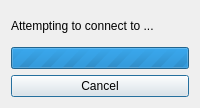
<?xml version="1.0" encoding="UTF-8"?>
<ui version="4.0">
 <class>ConnectingToServerDialog</class>
 <widget class="QDialog" name="ConnectingToServerDialog">
  <property name="windowTitle">
   <string>Connect to Server</string>
  </property>
  <property name="windowModality">
   <enum>Qt::NonModal</enum>
  </property>
  <layout class="QVBoxLayout" name="tableLayoutPanel1">
   <item>
    <widget class="QLabel" name="lblStatus">
     <property name="minimumSize">
      <size>
       <width>0</width>
       <height>30</height>
      </size>
     </property>
     <property name="text">
      <string>Attempting to connect to ...</string>
     </property>
     <property name="wordWrap">
      <bool>true</bool>
     </property>
    </widget>
   </item>
   <item>
    <widget class="QProgressBar" name="progressBar1">
     <property name="minimum">
      <number>0</number>
     </property>
     <property name="maximum">
      <number>0</number>
     </property>
     <property name="textVisible">
      <bool>false</bool>
     </property>
    </widget>
   </item>
   <item>
    <widget class="QPushButton" name="btnCancel">
     <property name="text">
      <string>Cancel</string>
     </property>
    </widget>
   </item>
  </layout>
 </widget>
 <resources/>
 <connections/>
</ui>
